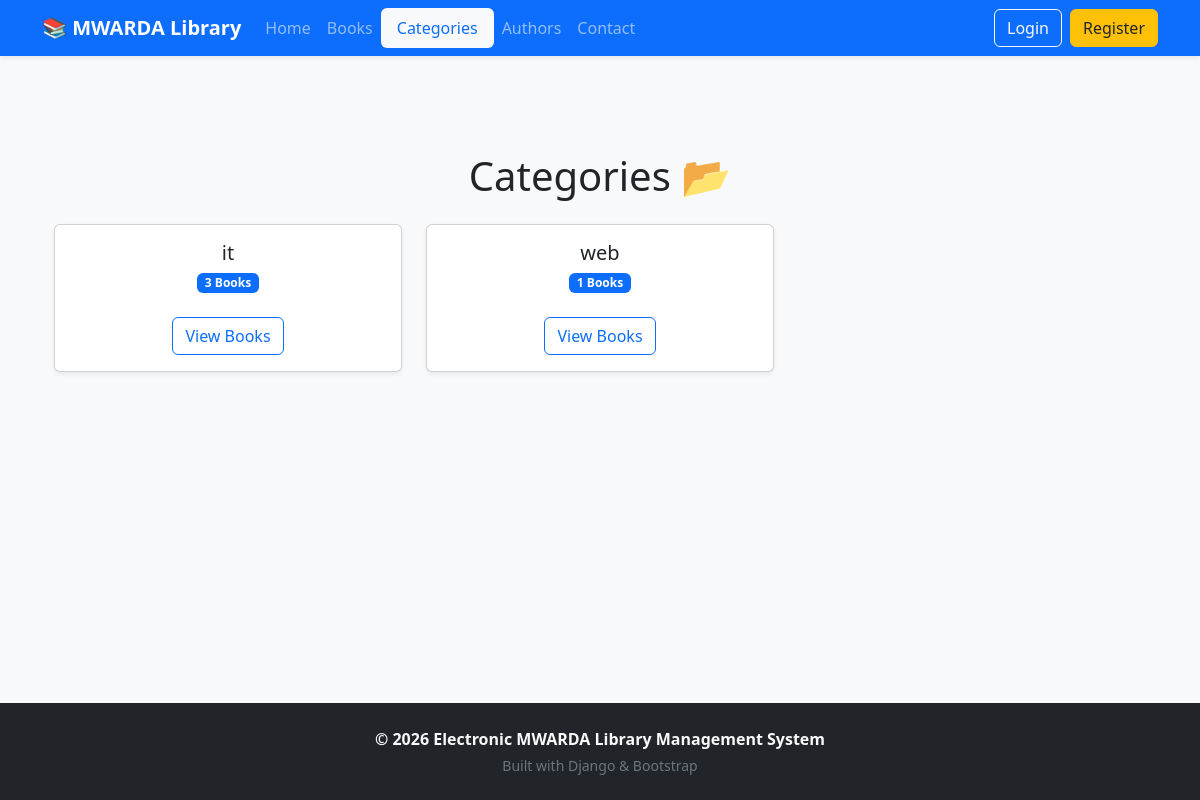
Page /categories/ on the committed database.
### library/models.py (models this page shows, shortened)
class Category(models.Model):
    name = models.CharField(max_length=100, unique=True)
    icon = models.CharField(max_length=50, blank=True)  # e.g., FontAwesome icon class

### library/views.py (the view)
# urls.py: path('categories/', views.categories, name='categories'),
def categories(request):
    categories = Category.objects.all()
    return render(request, 'library/categories.html', {
        'categories': categories
    })

### library/templates/library/categories.html
{% extends 'library/base.html' %}
{% block content %}
<div class="container my-5">
    <h1 class="text-center mb-4">Categories 📂</h1>
    <div class="row row-cols-1 row-cols-md-3 g-4">
        {% for category in categories %}
        <div class="col">
            <div class="card h-100 shadow-sm text-center">
                <div class="card-body">
                    <h5 class="card-title">{{ category.name }}</h5>
                    <p class="card-text">
                        <span class="badge bg-primary">{{ category.book_set.count }} Books</span>
                    </p>
                    <a href="{% url 'category_books' category.id %}" class="btn btn-outline-primary mt-2">View Books</a>
                </div>
            </div>
        </div>
        {% empty %}
        <p class="text-muted text-center">No categories available.</p>
        {% endfor %}
    </div>
</div>
{% endblock %}

### rows in the picture
Category: name "it", book_set.count "3"
Category: name "web", book_set.count "1"
